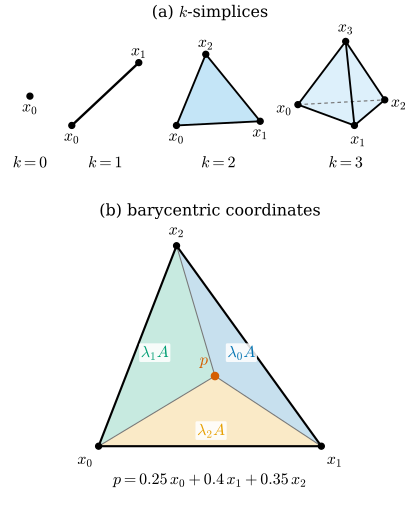

Source code (Python):
"""Figure 33.1.1: k-simplices for k = 0, 1, 2, 3 and barycentric coordinates in a triangle (Section 33.1).

(a) a point, a segment, a triangle and a tetrahedron. The tetrahedron (vertices (0,0,0), (1,0,0), (0.5,0.87,0),
    (0.5,0.29,0.82)) is drawn with an orthographic camera; the edge whose two faces both face away is dashed.
(b) the triangle x_0 = (0, 0), x_1 = (1, 0), x_2 = (0.35, 0.9) and the point p = 0.25 x_0 + 0.4 x_1 + 0.35 x_2.
    The sub-triangle opposite x_i (the triangle p x_j x_k) has area lambda_i * A, A = area of x_0 x_1 x_2.
Self-check: the barycentric coordinates of p (dgdec.barycentric_coordinates) are (0.25, 0.4, 0.35) and equal the
area ratios; the four vertices of the tetrahedron are affinely independent; exactly one edge is hidden.

Run from the project root: ``PYTHONPATH=tools python3 chapters/33-combinatorial-surfaces/figures/fig-33-1-1-simplices.py``
"""

import dgmesh as dm
import dgdec as dd

import dgfig  # noqa: E402

dgfig.setup()

import matplotlib.pyplot as plt  # noqa: E402
import numpy as np  # noqa: E402
from matplotlib.patches import Polygon  # noqa: E402

C = dgfig.COLORS

fig = plt.figure(figsize=(6.2, 5.4))
gs = fig.add_gridspec(2, 3, height_ratios=[1.0, 1.75], width_ratios=[0.22, 1.0, 0.22])
axa = fig.add_subplot(gs[0, :])
axb = fig.add_subplot(gs[1, 1])


def dot(ax, p, label, off=(0.0, -0.13), color=None):
    ax.plot(*p, "o", color=color or C["main"], ms=4.5, zorder=6)
    ax.text(p[0] + off[0], p[1] + off[1], label, fontsize=12, ha="center", va="center", zorder=7,
            color=color or C["main"])


# ---------------------------------------------------------------- (a) the four simplices
dot(axa, (0.0, 0.4), r"$x_0$")
axa.text(0.0, -0.45, r"$k = 0$", ha="center", fontsize=12)

s1 = np.array([[0.5, 0.05], [1.3, 0.8]])
axa.plot(*s1.T, color=C["main"], lw=1.8, zorder=5)
dot(axa, s1[0], r"$x_0$")
dot(axa, s1[1], r"$x_1$", off=(0.0, 0.14))
axa.text(0.9, -0.45, r"$k = 1$", ha="center", fontsize=12)

s2 = np.array([[1.75, 0.05], [2.75, 0.1], [2.1, 0.9]])
axa.add_patch(Polygon(s2, closed=True, facecolor=C["region"], alpha=0.35, edgecolor="none", zorder=3))
axa.add_patch(Polygon(s2, closed=True, fill=False, edgecolor=C["main"], lw=1.4, zorder=4))
dot(axa, s2[0], r"$x_0$")
dot(axa, s2[1], r"$x_1$")
dot(axa, s2[2], r"$x_2$", off=(0.0, 0.14))
axa.text(2.25, -0.45, r"$k = 2$", ha="center", fontsize=12)

T3 = np.array([[0, 0, 0], [1, 0, 0], [0.5, 0.87, 0], [0.5, 0.29, 0.82]], float)
assert np.linalg.matrix_rank(T3[1:] - T3[0]) == 3          # affinely independent (Definition 33.1.1)
faces3 = [(0, 2, 1), (0, 1, 3), (1, 2, 3), (0, 3, 2)]       # outward
c0 = T3.mean(0)
for f in faces3:
    a, b, c = T3[list(f)]
    assert np.cross(b - a, c - a) @ (a - c0) > 0
cam = dm.Ortho(elev=18, azim=-40)
front = [np.cross(T3[f[1]] - T3[f[0]], T3[f[2]] - T3[f[0]]) @ cam.view > 0 for f in faces3]
P = cam(T3) * 1.05
P = P - P.min(0) + np.array([3.2, 0.05])
hidden = []
for a, b in [(0, 1), (0, 2), (0, 3), (1, 2), (1, 3), (2, 3)]:
    adj = [fr for f, fr in zip(faces3, front) if a in f and b in f]
    (hidden if not any(adj) else []).append((a, b))
    if any(adj):
        axa.plot(*P[[a, b]].T, color=C["main"], lw=1.4, zorder=5)
assert len(hidden) == 1, hidden
for a, b in hidden:
    axa.plot(*P[[a, b]].T, color=C["aux"], lw=0.9, ls=(0, (3, 2.5)), zorder=4)
for f, fr in zip(faces3, front):
    if fr:
        axa.add_patch(Polygon(P[list(f)], closed=True, facecolor=C["region"], alpha=0.2, edgecolor="none",
                              zorder=2))
cen = P.mean(0)
for v in range(4):
    d = P[v] - cen
    dot(axa, P[v], rf"$x_{v}$", off=tuple(0.17 * d / np.linalg.norm(d)))
axa.text(P[:, 0].mean(), -0.45, r"$k = 3$", ha="center", fontsize=12)
axa.set_title("(a) $k$-simplices", fontsize=12)
dgfig.schematic_axes(axa, xlim=(-0.3, 4.6), ylim=(-0.65, 1.25))

# ---------------------------------------------------------------- (b) barycentric coordinates
X = np.array([[0.0, 0.0], [1.0, 0.0], [0.35, 0.9]])
lam = np.array([0.25, 0.4, 0.35])
p = lam @ X
area = lambda a, b, c: 0.5 * abs((b[0] - a[0]) * (c[1] - a[1]) - (b[1] - a[1]) * (c[0] - a[0]))  # noqa: E731
A = area(*X)
tri_sub = [(p, X[1], X[2]), (X[0], p, X[2]), (X[0], X[1], p)]          # opposite x_0, x_1, x_2
sub = np.array([area(*t) for t in tri_sub])
bc = dd.barycentric_coordinates(p, X)
assert np.allclose(bc, lam) and np.allclose(sub / A, lam) and abs(bc.sum() - 1) < 1e-14

cols = [C["tangent"], C["third"], C["accent"]]
for t, c in zip(tri_sub, cols):
    axb.add_patch(Polygon(np.array(t), closed=True, facecolor=c, alpha=0.22, edgecolor="none", zorder=2))
axb.add_patch(Polygon(X, closed=True, fill=False, edgecolor=C["main"], lw=1.6, zorder=4))
for i in range(3):
    axb.plot([p[0], X[i][0]], [p[1], X[i][1]], color=C["aux"], lw=0.8, zorder=3)
for i, (t, c) in enumerate(zip(tri_sub, cols)):
    c0 = (np.mean(np.array(t), 0) * 2 + np.array(t)[[j for j in range(3) if not np.allclose(t[j], p)]].mean(0)) / 3
    axb.text(*c0, rf"$\lambda_{i}A$", color=c, fontsize=12, ha="center", va="center", zorder=8,
             bbox=dict(boxstyle="round,pad=0.1", fc="white", ec="none", alpha=0.85))
dot(axb, X[0], r"$x_0$", off=(-0.06, -0.06))
dot(axb, X[1], r"$x_1$", off=(0.06, -0.06))
dot(axb, X[2], r"$x_2$", off=(0.0, 0.07))
axb.plot(*p, "o", color=C["normal"], ms=5.5, zorder=9)
axb.text(p[0] - 0.05, p[1] + 0.05, r"$p$", fontsize=12.5, color=C["normal"], zorder=9, ha="center")
axb.text(0.5, -0.17, r"$p = 0.25\,x_0 + 0.4\,x_1 + 0.35\,x_2$", ha="center", fontsize=12)
axb.set_title("(b) barycentric coordinates", fontsize=12)
dgfig.schematic_axes(axb, xlim=(-0.1, 1.1), ylim=(-0.25, 1.0))

fig.subplots_adjust(left=0.01, right=0.99, top=0.95, bottom=0.03, hspace=0.18)
dgfig.save(fig, __file__)
